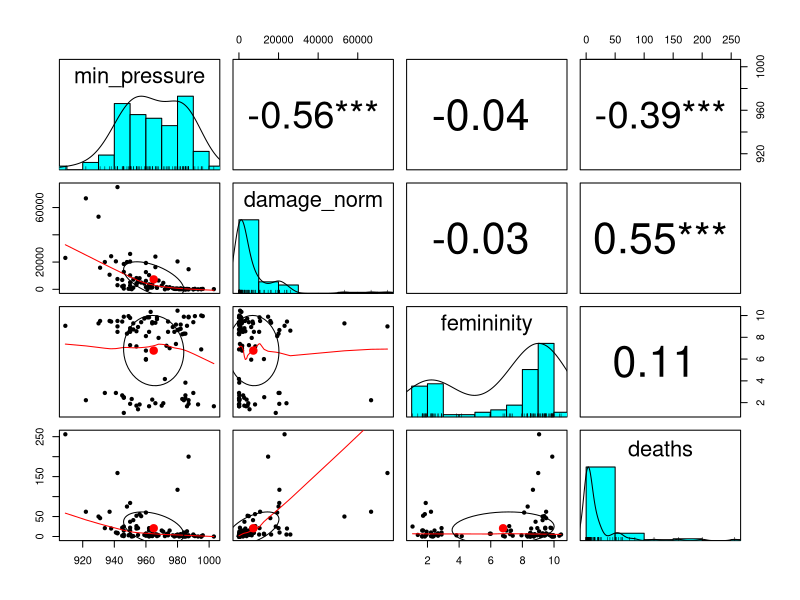
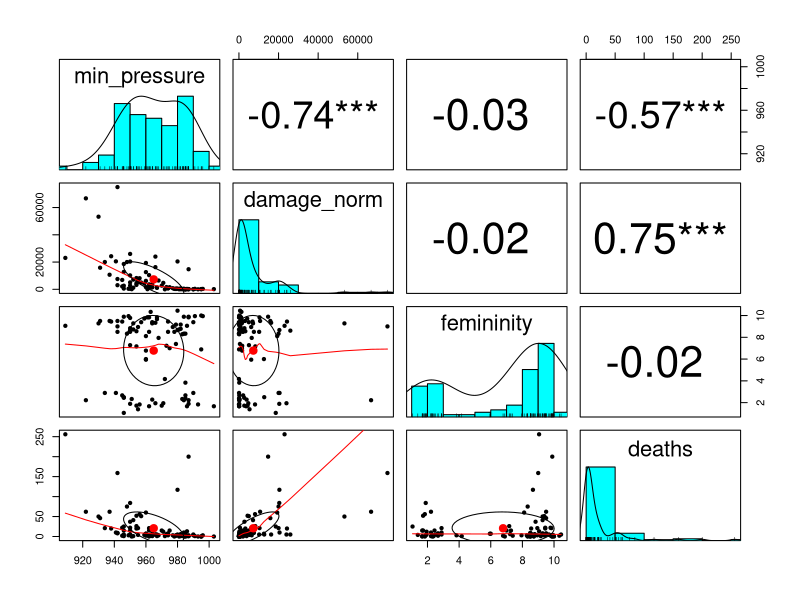
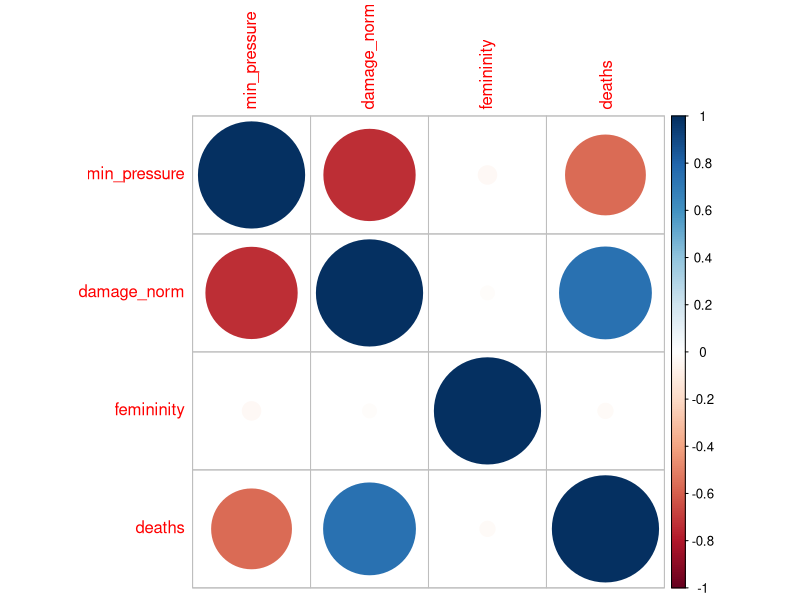
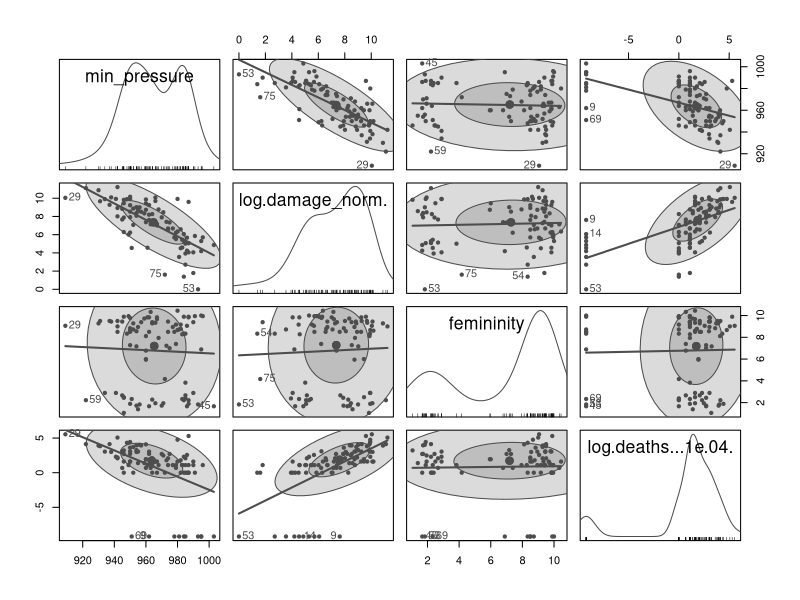
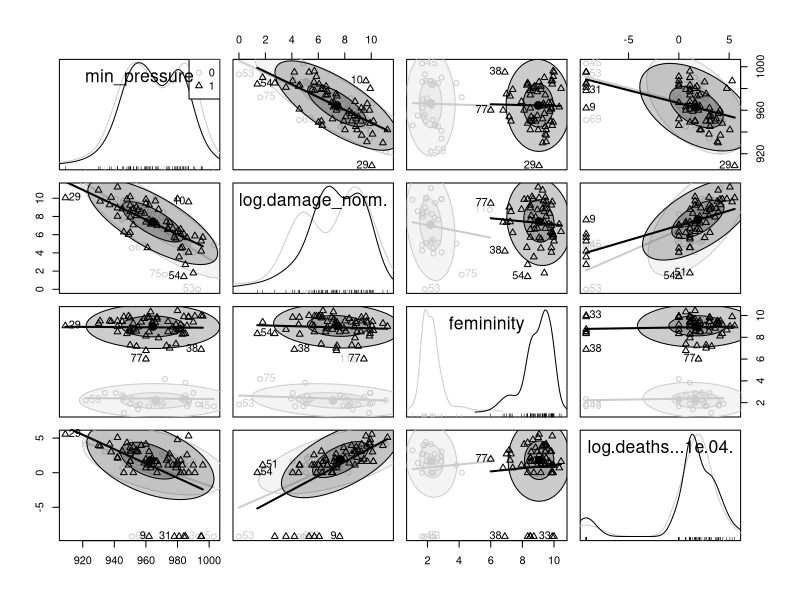

Write R code to recreate these figures, in order.
# setwd("C:\\Users\\kswad\\OneDrive\\?f?X?N?g?b?v\\?Z?p?͋???_???v????\\51_???̓X?N???v?g\\z_for_demo_uncompleted\\hurricanes")
setwd("/home/kswada/kw/R_statistical_analysis_by_data/hurricanes")

packages <- c("dplyr")

purrr::walk(packages, library, character.only = TRUE, warn.conflicts = FALSE)



# ------------------------------------------------------------------------------
# data:  Hurricanes
# ------------------------------------------------------------------------------

# data("Hurricanes", package = "rethinking")

data <- read.csv(file = "Hurricanes.txt", header = T, sep = "\t")


dim(data)


str(data)



car::some(data)




# ------------------------------------------------------------------------------
# Data exploration:  pairs plot
# ------------------------------------------------------------------------------


MyVar <- c("min_pressure", "damage_norm", "femininity", "deaths")


psych::pairs.panels(data[,MyVar], stars = TRUE)


psych::pairs.panels(data[,MyVar], method = "spearman", stars = TRUE)




# -->
# Femininity is skew = -0.63 and kurtosis = -1.37,
# but very wide and 2 modality distribution

# It seems that there is almost no correlation between femninity and deaths.




# ------------------------------------------------------------------------------
# Data exploration:  corrplot
# ------------------------------------------------------------------------------

library(corrplot)


MyVar <- c("min_pressure", "damage_norm", "femininity", "deaths")


cor_mat <- cor(data[,MyVar], method = "spearman")


corrplot(cor_mat, hclust.method = "ward.D2", addrect = TRUE)




# ------------------------------------------------------------------------------
# Data exploration:  pairs plot by scatterplot matrix
# ------------------------------------------------------------------------------


library(car)


formula <- ~ min_pressure + log(damage_norm) + femininity + log(deaths + 0.0001)


scatterplotMatrix(formula, data = data,
                  smooth = FALSE,
                  id = list(n = 3), ellipse = TRUE, col = gray(0.3), pch = 20)




# ----------
# grouped by female or male

formula <- ~ min_pressure + log(damage_norm) + femininity + log(deaths + 0.0001) | female


scatterplotMatrix(formula, data = data,
                  smooth = FALSE,
                  id = list(n = 3), ellipse = TRUE, col = c(gray(0.8), "black"), pch = 1:2)



